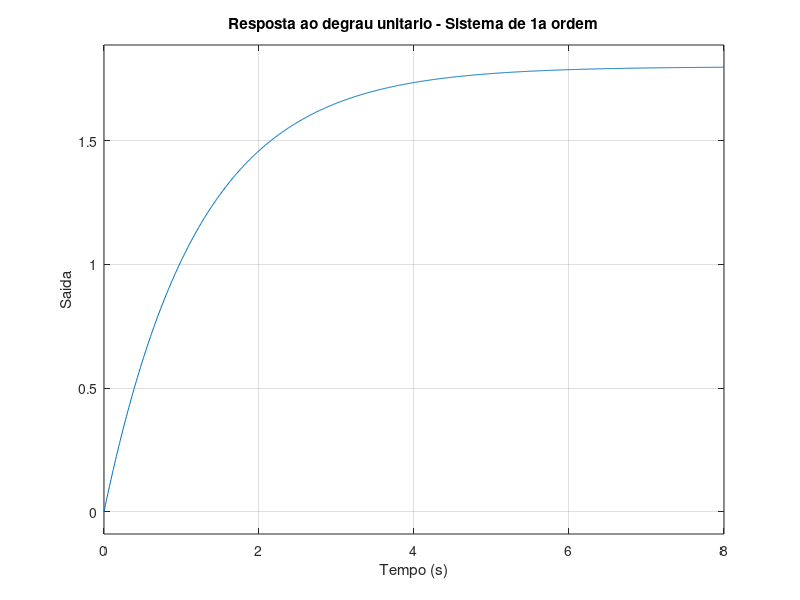
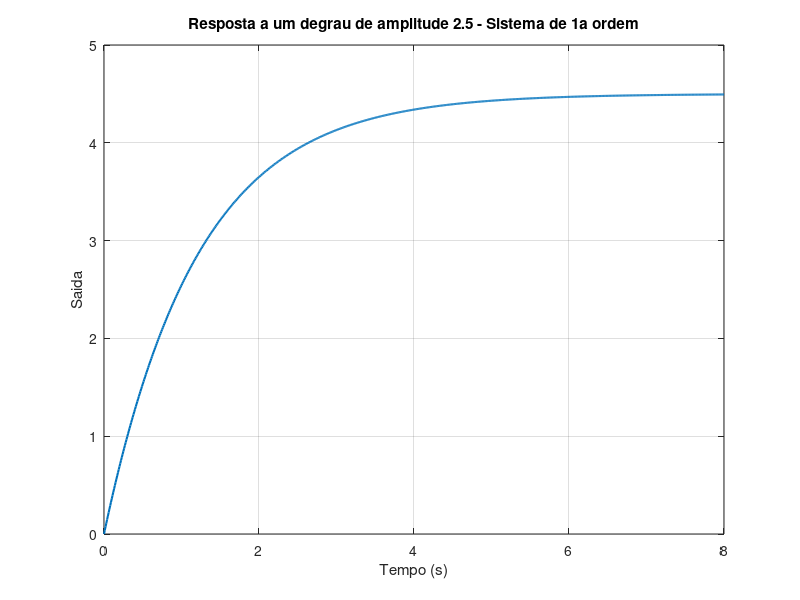
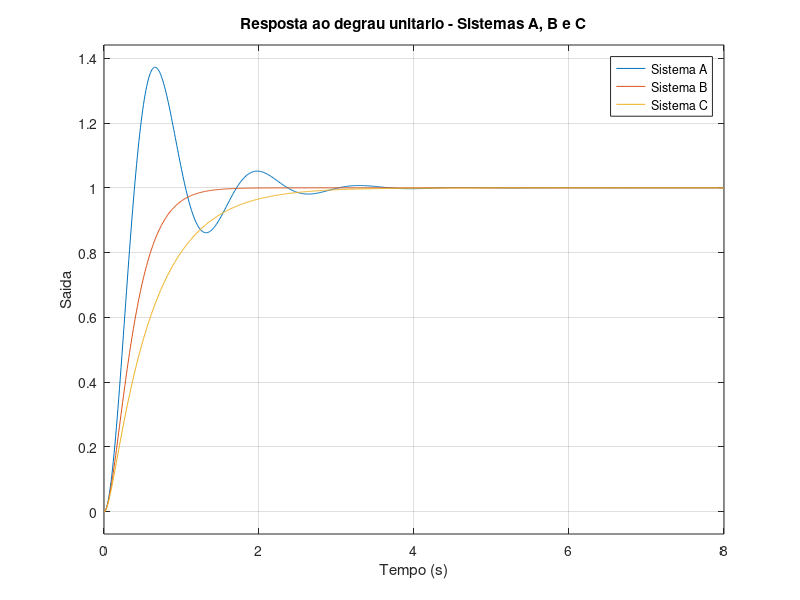
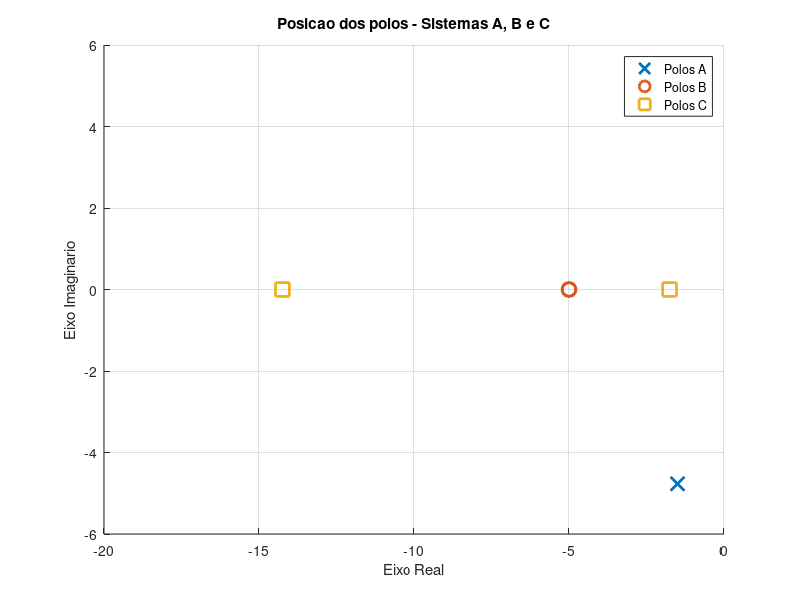

These charts were generated, in order, by the following MATLAB code: (Note: this script raises an error after producing the figures.)
%% Relatorio 3 - Sistemas de Primeira e Segunda Ordem

clear; clc; close all;

%% 1. Identificacao de um sistema de primeira ordem a partir de um ensaio

K1   = 1.8;
tau1 = 1.2;

G1 = tf(K1, [tau1 1]);

polo1  = pole(G1);
tr1    = 2.2*tau1;          % tempo de subida (10%-90%), criterio 1a ordem
ts1    = 4*tau1;            % tempo de acomodacao (2%)
ganho1 = dcgain(G1);        % ganho em regime permanente

fprintf('===== Exercicio 1 =====\n');
fprintf('Funcao de transferencia: G(s) = %.2f / (%.2fs + 1)\n', K1, tau1);
fprintf('Ganho K = %.4f\n', K1);
fprintf('Constante de tempo tau = %.4f s\n', tau1);
fprintf('Polo do sistema: s = %.4f\n', polo1);
fprintf('Tempo de subida (10-90%%): tr = %.4f s\n', tr1);
fprintf('Tempo de acomodacao (2%%): ts = %.4f s\n', ts1);
fprintf('Ganho em regime permanente: %.4f\n', ganho1);

t = 0:0.01:8;

figure;
step(G1, t);
title('Resposta ao degrau unitario - Sistema de 1a ordem');
xlabel('Tempo (s)');
ylabel('Saida');
grid on;

% Entrada em degrau de amplitude 2.5
amp2 = 2.5;
[y2, t2] = step(G1, t);
y2 = amp2*y2;
valorFinal2 = ganho1*amp2;

fprintf('Novo valor final (degrau de amplitude %.1f): %.4f\n\n', amp2, valorFinal2);

figure;
plot(t2, y2, 'LineWidth', 1.5);
title(sprintf('Resposta a um degrau de amplitude %.1f - Sistema de 1a ordem', amp2));
xlabel('Tempo (s)');
ylabel('Saida');
grid on;


%% 2. Escolha entre tres sistemas de segunda ordem
num2 = 25;
denA = [1 3  25];
denB = [1 10 25];
denC = [1 16 25];

GA = tf(num2, denA);
GB = tf(num2, denB);
GC = tf(num2, denC);

sistemas2 = {GA, GB, GC};
nomes2    = {'A', 'B', 'C'};

fprintf('===== Exercicio 2 =====\n');
for k = 1:3
    sys = sistemas2{k};
    [wn, zeta, p] = damp(sys);
    ganho = dcgain(sys);
    if zeta(1) < 1
        tipo = 'subamortecido';
    elseif abs(zeta(1) - 1) < 1e-6
        tipo = 'criticamente amortecido';
    else
        tipo = 'superamortecido';
    end
    fprintf('Sistema %s:\n', nomes2{k});
    fprintf('  Polos: %s\n', mat2str(p, 4));
    fprintf('  Frequencia natural wn = %.4f rad/s\n', wn(1));
    fprintf('  Coeficiente de amortecimento zeta = %.4f\n', zeta(1));
    fprintf('  Tipo de resposta: %s\n', tipo);
    fprintf('  Ganho em regime permanente = %.4f\n', ganho);
end
fprintf('\n');

figure;
step(GA, GB, GC, t);
legend('Sistema A', 'Sistema B', 'Sistema C');
title('Resposta ao degrau unitario - Sistemas A, B e C');
xlabel('Tempo (s)');
ylabel('Saida');
grid on;

figure;
hold on;
pA = pole(GA); pB = pole(GB); pC = pole(GC);
plot(real(pA), imag(pA), 'x', 'MarkerSize', 10, 'LineWidth', 2);
plot(real(pB), imag(pB), 'o', 'MarkerSize', 10, 'LineWidth', 2);
plot(real(pC), imag(pC), 's', 'MarkerSize', 10, 'LineWidth', 2);
legend('Polos A', 'Polos B', 'Polos C');
title('Posicao dos polos - Sistemas A, B e C');
xlabel('Eixo Real');
ylabel('Eixo Imaginario');
grid on;
hold off;

infoB = stepinfo(GB);
infoC = stepinfo(GC);
if infoB.SettlingTime < infoC.SettlingTime
    maisRapido = 'B';
else
    maisRapido = 'C';
end
fprintf('Tempo de acomodacao B = %.4f s | Tempo de acomodacao C = %.4f s\n', ...
    infoB.SettlingTime, infoC.SettlingTime);
fprintf('Sistema mais adequado (sem sobressinal e mais rapido): Sistema %s\n\n', maisRapido);

%% 3. Avaliacao de desempenho de dois sistemas de segunda ordem
G3_1 = tf(16, [1 2.8 16]);
G3_2 = tf(25, [1 6.5 25]);

sistemas3 = {G3_1, G3_2};
nomes3    = {'Sistema 1', 'Sistema 2'};

fprintf('===== Exercicio 3 =====\n');
resultados3 = struct();
for k = 1:2
    sys = sistemas3{k};
    [wn, zeta, p] = damp(sys);
    wn = wn(1); zeta = zeta(1);
    wd = wn*sqrt(1-zeta^2);
    theta = acos(zeta);

    valorFinal = dcgain(sys);
    td = (1 + 0.7*zeta)/wn;              % tempo de atraso (50%)
    trSub = (pi - theta)/wd;             
    tp = pi/wd;                          
    Mp = exp(-zeta*pi/sqrt(1-zeta^2));   
    primeiroPico = valorFinal*(1+Mp);
    ts2 = 4/(zeta*wn);                   % tempo de acomodacao (2%)

    fprintf('%s:\n', nomes3{k});
    fprintf('  Valor final = %.4f\n', valorFinal);
    fprintf('  Tempo de atraso (50%%) td = %.4f s\n', td);
    fprintf('  Tempo de subida tr = %.4f s\n', trSub);
    fprintf('  Tempo de pico tp = %.4f s\n', tp);
    fprintf('  Valor do primeiro pico = %.4f\n', primeiroPico);
    fprintf('  Sobressinal maximo Mp = %.2f%%\n', Mp*100);
    fprintf('  Tempo de acomodacao (2%%) ts = %.4f s\n', ts2);
    fprintf('  Frequencia natural wn = %.4f rad/s\n', wn);
    fprintf('  Coeficiente de amortecimento zeta = %.4f\n', zeta);
    fprintf('  Polos: %s\n', mat2str(p, 4));

    resultados3(k).Mp = Mp*100;
    resultados3(k).ts = ts2;
end
fprintf('\n');

figure;
step(G3_1, G3_2, t);
legend('Sistema 1', 'Sistema 2');
title('Resposta ao degrau unitario - Sistemas 1 e 2');
xlabel('Tempo (s)');
ylabel('Saida');
grid on;

% Verificacao dos requisitos: Mp < 10% e ts < 1.5 s
for k = 1:2
    atendeMp = resultados3(k).Mp < 10;
    atendeTs = resultados3(k).ts < 1.5;
    if atendeMp && atendeTs
        fprintf('%s ATENDE aos requisitos (Mp < 10%% e ts < 1.5 s)\n', nomes3{k});
    else
        fprintf('%s NAO atende aos requisitos (Mp < 10%% e ts < 1.5 s)\n', nomes3{k});
    end
end
fprintf('\n');


%% 4. Selecao de parametros para um sistema de segunda ordem
zetas = [0.35 0.55 0.70 0.80];
wns   = [6    5    4    3.2];
nomes4 = {'A','B','C','D'};

fprintf('===== Exercicio 4 =====\n');
Mp4 = zeros(1,4);
ts4 = zeros(1,4);
tr4 = zeros(1,4);
sistemas4 = cell(1,4);

figure; hold on;
for k = 1:4
    zeta = zetas(k);
    wn   = wns(k);
    sys  = tf(wn^2, [1 2*zeta*wn wn^2]);
    sistemas4{k} = sys;

    wd = wn*sqrt(1-zeta^2);
    theta = acos(zeta);

    p = pole(sys);
    Mp = exp(-zeta*pi/sqrt(1-zeta^2));
    trSub = (pi - theta)/wd;
    tp = pi/wd;
    ts2 = 4/(zeta*wn);
    valorFinal = dcgain(sys);

    Mp4(k) = Mp*100;
    ts4(k) = ts2;
    tr4(k) = trSub;

    fprintf('Configuracao %s (zeta = %.2f, wn = %.1f rad/s):\n', nomes4{k}, zeta, wn);
    fprintf('  Polos: %s\n', mat2str(p, 4));
    fprintf('  Sobressinal maximo Mp = %.2f%%\n', Mp*100);
    fprintf('  Tempo de subida tr = %.4f s\n', trSub);
    fprintf('  Tempo de pico tp = %.4f s\n', tp);
    fprintf('  Tempo de acomodacao (2%%) ts = %.4f s\n', ts2);
    fprintf('  Valor final da resposta ao degrau unitario = %.4f\n', valorFinal);

    step(sys, t);
end
legend('Configuracao A', 'Configuracao B', 'Configuracao C', 'Configuracao D');
title('Resposta ao degrau unitario - Configuracoes A, B, C e D');
xlabel('Tempo (s)');
ylabel('Saida');
grid on;
hold off;
fprintf('\n');

% Verificacao dos requisitos: Mp < 10% e ts < 1.5 s
validas = false(1,4);
for k = 1:4
    validas(k) = (Mp4(k) < 10) && (ts4(k) < 1.5);
    if validas(k)
        fprintf('Configuracao %s ATENDE aos requisitos\n', nomes4{k});
    else
        fprintf('Configuracao %s NAO atende aos requisitos\n', nomes4{k});
    end
end

idxValidas = find(validas);
[~, idxMin] = min(tr4(idxValidas));
escolhida = nomes4{idxValidas(idxMin)};
fprintf('Configuracao selecionada (menor tempo de subida entre as validas): %s\n\n', escolhida);


%% 5. Comparacao entre sistemas de primeira e segunda ordem
GA5 = tf(2, [1.2 1]);          % Equipamento A - 1a ordem
GB5 = tf(32, [1 5.6 16]);      % Equipamento B - 2a ordem

fprintf('===== Exercicio 5 =====\n');

% Equipamento A (1a ordem)
poloA5 = pole(GA5);
KA5 = dcgain(GA5);
tauA5 = 1.2;
trA5 = 2.2*tauA5;
tsA5 = 4*tauA5;

fprintf('Equipamento A (1a ordem):\n');
fprintf('  Polo: s = %.4f\n', poloA5);
fprintf('  Ganho em regime permanente = %.4f\n', KA5);
fprintf('  Valor final da resposta (degrau unitario) = %.4f\n', KA5*1);
fprintf('  Tempo de subida (10-90%%) tr = %.4f s\n', trA5);
fprintf('  Tempo de acomodacao (2%%) ts = %.4f s\n', tsA5);

% Equipamento B (2a ordem)
[wnB5, zetaB5, poloB5] = damp(GB5);
wnB5 = wnB5(1); zetaB5 = zetaB5(1);
wdB5 = wnB5*sqrt(1-zetaB5^2);
thetaB5 = acos(zetaB5);

KB5 = dcgain(GB5);
trB5 = (pi - thetaB5)/wdB5;
tsB5 = 4/(zetaB5*wnB5);
tpB5 = pi/wdB5;
MpB5 = exp(-zetaB5*pi/sqrt(1-zetaB5^2));
picoB5 = KB5*(1+MpB5);

fprintf('Equipamento B (2a ordem):\n');
fprintf('  Polos: %s\n', mat2str(poloB5, 4));
fprintf('  Ganho em regime permanente = %.4f\n', KB5);
fprintf('  Valor final da resposta (degrau unitario) = %.4f\n', KB5*1);
fprintf('  Tempo de subida tr = %.4f s\n', trB5);
fprintf('  Tempo de acomodacao (2%%) ts = %.4f s\n', tsB5);
fprintf('  Frequencia natural wn = %.4f rad/s\n', wnB5);
fprintf('  Coeficiente de amortecimento zeta = %.4f\n', zetaB5);
fprintf('  Tempo de pico tp = %.4f s\n', tpB5);
fprintf('  Valor do primeiro pico = %.4f\n', picoB5);
fprintf('  Sobressinal maximo Mp = %.2f%%\n\n', MpB5*100);

figure;
step(GA5, GB5, t);
legend('Equipamento A (1a ordem)', 'Equipamento B (2a ordem)');
title('Resposta ao degrau unitario - Equipamentos A e B');
xlabel('Tempo (s)');
ylabel('Saida');
grid on;

% Entrada em degrau de amplitude 1.5
amp5 = 1.5;
valorFinalA5_amp = KA5*amp5;
valorFinalB5_amp = KB5*amp5;

fprintf('Com degrau de amplitude %.1f:\n', amp5);
fprintf('  Valor final Equipamento A = %.4f\n', valorFinalA5_amp);
fprintf('  Valor final Equipamento B = %.4f\n\n', valorFinalB5_amp);

[yA5, tA5] = step(GA5, t);
[yB5, tB5] = step(GB5, t);
yA5 = amp5*yA5;
yB5 = amp5*yB5;

figure;
plot(tA5, yA5, 'LineWidth', 1.5); hold on;
plot(tB5, yB5, 'LineWidth', 1.5);
legend('Equipamento A (1a ordem)', 'Equipamento B (2a ordem)');
title(sprintf('Resposta a um degrau de amplitude %.1f - Equipamentos A e B', amp5));
xlabel('Tempo (s)');
ylabel('Saida');
grid on;
hold off;
